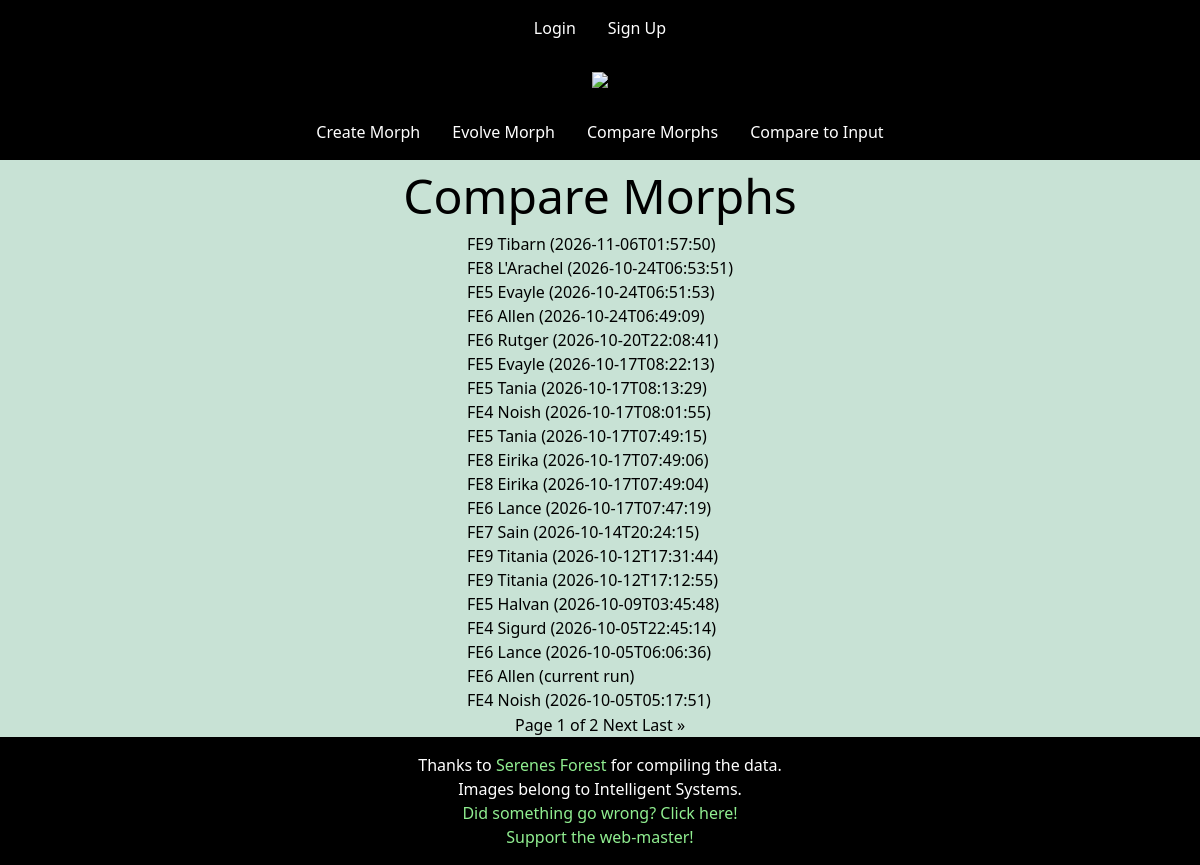
/morphs/compare/, run on an earlier commit of the app's database.
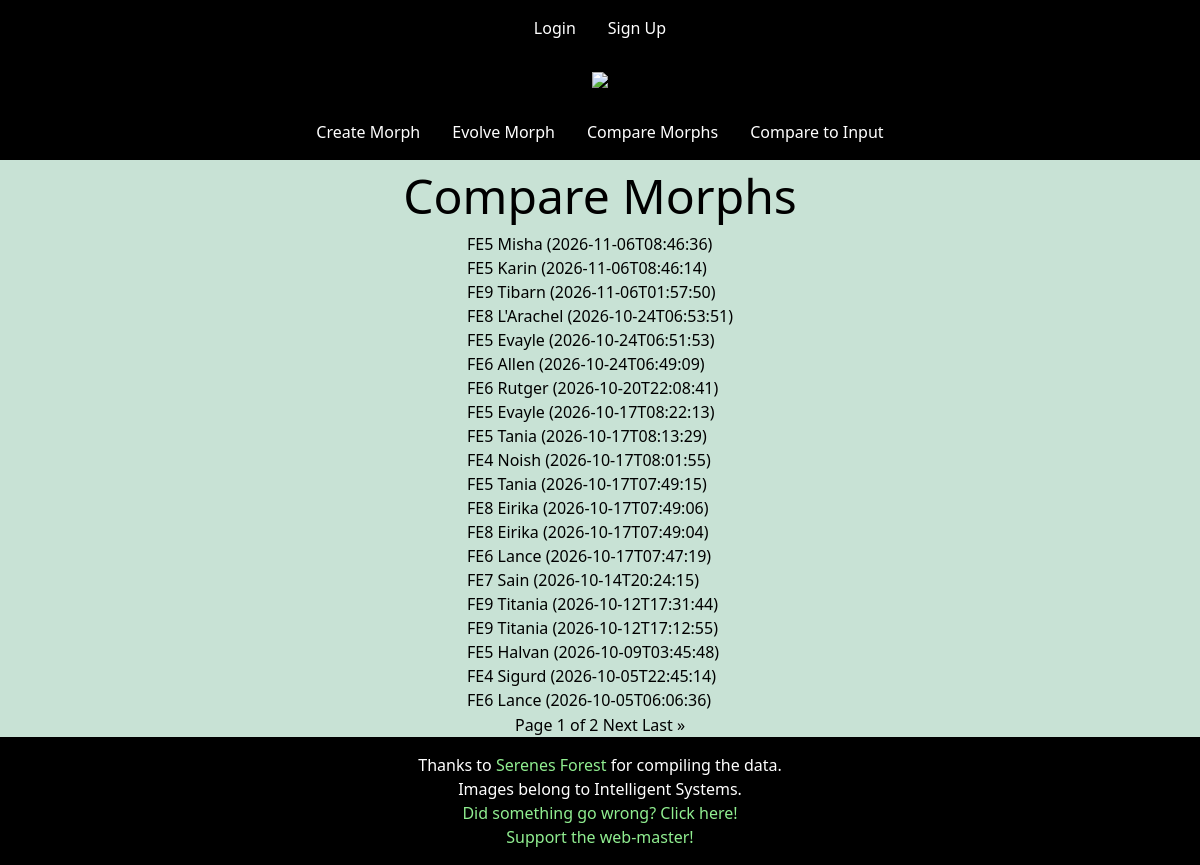
And on a later commit of the database.
### dracogate/models.py (models this page shows, shortened)
class VirtualMorph(models.Model):
    owner = models.ForeignKey(
        to=User,
        null=True,
        on_delete=models.CASCADE,
    )
    name = models.CharField(
        default=vmorph_name_generator,
        max_length=32,
    )
    creation_date = models.DateTimeField(
        auto_now_add=True,
    )
    game_no = models.PositiveSmallIntegerField(
    )
    unit = models.CharField(
        max_length=9,
    )
    init_options = models.JSONField(
        default=dict,
    )
    history = models.JSONField(
        default=list,
    )
    stats = models.JSONField(
        default=dict,
    )
    class Meta:
        unique_together = ["owner", "name"]

### dracogate/views.py (the view)
# urls.py: path("compare/", views.CompareMorphsView.as_view(), name="compare_morphs"),
class CompareMorphsView(ListView):
    model = VirtualMorph
    template_name = "dracogate/compare_morphs.html"
    paginate_by = 20
    def get_queryset(self, **kwds):
        if self.request.user.is_authenticated:
            queryset = self.request.user.virtualmorph_set
        else:
            queryset = self.model.objects.filter(owner=None)
        return queryset.order_by("-creation_date")

### dracogate/templates/dracogate/compare_morphs.html (shortened to what this page needs)
{% extends "_base.html" %}
{% block main %}
<article>
  <h1>Compare Morphs</h1>
  <ul>
    {% for virtualmorph in virtualmorph_list %}
    <li>
      <a href="{% url 'dracogate:compare_morph' virtualmorph.id %}">
        FE{{virtualmorph.game_no}} {{virtualmorph.unit}} ({{ virtualmorph.name }})
      </a>
    </li>
    {% endfor %}
  </ul>
  <div class="pagination">
    <span class="step-links">
      <span class="current">
        Page {{ page_obj.number }} of {{ page_obj.paginator.num_pages }}
      </span>
      {% if page_obj.has_next %}
        <a href="?page={{ page_obj.next_page_number }}">Next</a>
        <a href="?page={{ page_obj.paginator.num_pages }}">Last &raquo;</a>
      {% endif %}
    </span>
  </div>
</article>
{% endblock %}

What changed in the data, as far as the page shows it:
no longer on this page (row unchanged): VirtualMorph: game_no "6", unit "Allen", name "current run"
no longer on this page (row unchanged): VirtualMorph: game_no "4", unit "Noish", name "2026-10-05T05:17:51"
added VirtualMorph: game_no "5", unit "Misha", name "2026-11-06T08:46:36"
added VirtualMorph: game_no "5", unit "Karin", name "2026-11-06T08:46:14"
